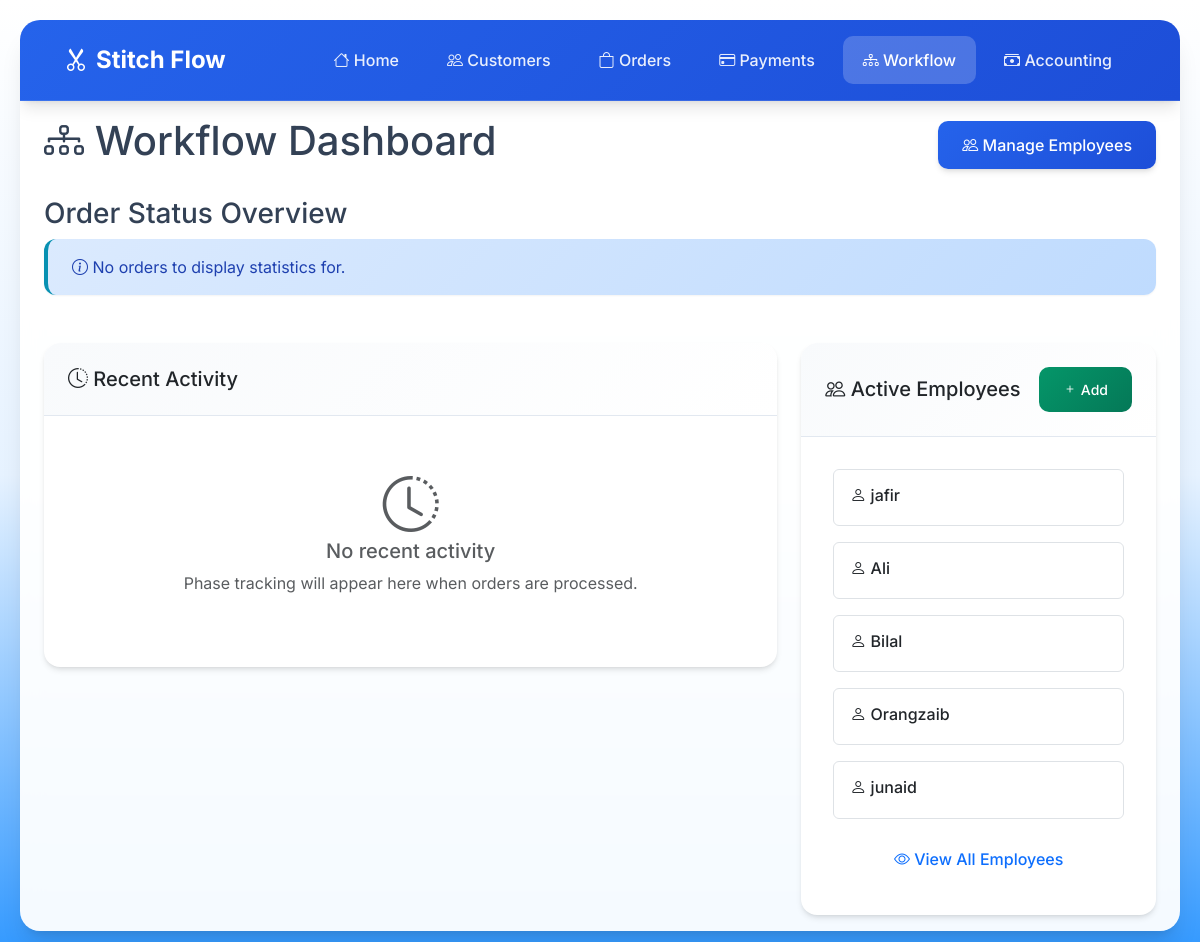
/workflow/, run on the app's committed database.
### workflow/models.py (models this page shows, shortened)
class Employee(models.Model):
    name = models.CharField(max_length=100)
    phone_number = models.CharField(max_length=15, blank=True, null=True)
    specialization = models.CharField(max_length=100, blank=True, null=True)
    is_active = models.BooleanField(default=True)

### workflow/views.py (the view)
# urls.py: path('', views.workflow_dashboard, name='workflow_dashboard'),
def workflow_dashboard(request):
    order_stats = Order.objects.values('status').annotate(count=Count('id'))
    recent_tracking = OrderPhaseTracking.objects.select_related(
        'order', 'order__customer', 'employee'
    ).order_by('-start_time')[:10]
    employees = Employee.objects.filter(is_active=True)
    context = {
        'order_stats': order_stats,
        'recent_tracking': recent_tracking,
        'employees': employees,
    }
    return render(request, 'workflow/dashboard.html', context)

### workflow/templates/workflow/dashboard.html (shortened to what this page needs)
{% extends 'base.html' %}
{% block content %}
<div class="col-12">
    <div class="main-content">
        <div class="d-flex justify-content-between align-items-center mb-4">
            <h1><i class="bi bi-diagram-3"></i> Workflow Dashboard</h1>
            <a href="{% url 'employee_list' %}" class="btn btn-primary">
                <i class="bi bi-people"></i> Manage Employees
            </a>
        </div>
        <div class="row mb-4">
            <div class="col-12">
                <h3>Order Status Overview</h3>
            </div>
            {% for stat in order_stats %}
                <div class="col-md-3 mb-3">
                    <div class="card text-center">
                        <div class="card-body">
                            <span class="badge status-badge status-{{ stat.status }} mb-2" style="font-size: 1rem;">
                                {{ stat.status|title }}
                            </span>
                            <h2 class="card-title">{{ stat.count }}</h2>
                            <p class="card-text">Orders</p>
                        </div>
                    </div>
                </div>
            {% empty %}
                <div class="col-12">
                    <div class="alert alert-info">
                        <i class="bi bi-info-circle"></i> No orders to display statistics for.
                    </div>
                </div>
            {% endfor %}
        </div>
        <div class="row">
            <div class="col-lg-8 mb-4">
                <div class="card">
                    <div class="card-header">
                        <h5 class="mb-0">
                            <i class="bi bi-clock-history"></i> Recent Activity
                        </h5>
                    </div>
                    <div class="card-body">
                        {% if recent_tracking %}
                            <div class="table-responsive">
                                <table class="table table-hover">
                                    <thead>
                                        <tr>
                                            <th>Order</th>
                                            <th>Customer</th>
                                            <th>Phase</th>
                                            <th>Employee</th>
                                            <th>Status</th>
                                            <th>Started</th>
                                        </tr>
                                    </thead>
                                    <tbody>
                                        {% for tracking in recent_tracking %}
                                            <tr>
                                                <td>
                                                    <a href="{% url 'order_detail' tracking.order.pk %}" class="text-decoration-none">
                                                        #{{ tracking.order.order_number }}
                                                    </a>
                                                </td>
                                                <td>{{ tracking.order.customer.name }}</td>
                                                <td>
                                                    <span class="badge status-badge status-{{ tracking.phase }}">
                                                        {{ tracking.get_phase_display }}
                                                    </span>
                                                </td>
                                                <td>
                                                    {% if tracking.employee %}
                                                        <i class="bi bi-person"></i> {{ tracking.employee.name }}
                                                    {% else %}
                                                        <span class="text-muted">Unassigned</span>
                                                    {% endif %}
                                                </td>
                                                <td>
                                                    {% if tracking.is_completed %}
                                                        <span class="badge bg-success">Completed</span>
                                                    {% else %}
                                                        <span class="badge bg-warning">In Progress</span>
                                                    {% endif %}
                                                </td>
                                                <td>{{ tracking.start_time|date:"M d, Y" }}</td>
                                            </tr>
                                        {% endfor %}
                                    </tbody>
                                </table>
                            </div>
                        {% else %}
                            <div class="text-center py-4">
                                <i class="bi bi-clock-history display-4 text-muted"></i>
                                <h5 class="text-muted">No recent activity</h5>
                                <p class="text-muted">Phase tracking will appear here when orders are processed.</p>
                            </div>
                        {% endif %}
                    </div>
                </div>
            </div>
            <div class="col-lg-4">
                <div class="card">
                    <div class="card-header d-flex justify-content-between align-items-center">
                        <h5 class="mb-0">
                            <i class="bi bi-people"></i> Active Employees
                        </h5>
                        <a href="{% url 'employee_create' %}" class="btn btn-sm btn-success">
                            <i class="bi bi-plus"></i> Add
                        </a>
                    </div>
                    <div class="card-body">
                        {% if employees %}
                            {% for employee in employees %}
                                <div class="border rounded p-3 mb-3">
                                    <h6 class="mb-1">
                                        <i class="bi bi-person"></i> {{ employee.name }}
                                    </h6>
                                </div>
                            {% endfor %}
                            <div class="text-center">
                                <a href="{% url 'employee_list' %}" class="btn btn-outline-primary">
                                    <i class="bi bi-eye"></i> View All Employees
                                </a>
                            </div>
                        {% endif %}
                    </div>
                </div>
            </div>
        </div>
    </div>
</div>
{% endblock %}

### templates/base.html (style rules this page uses)
:root { --primary-color: #2563eb; --primary-dark: #1d4ed8; --secondary-color: #64748b; --success-color: #059669; --warning-color: #d97706; --danger-color: #dc2626; --info-color: #0891b2; --light-bg: #f8fafc; --dark-bg: #1e293b; --border-color: #e2e8f0; --shadow-sm: 0 1px 2px 0 rgb(0 0 0 / 0.05); --shadow-md: 0 4px 6px -1px rgb(0 0 0 / 0.1), 0 2px 4px -2px rgb(0 0 0 / 0.1); --shadow-lg: 0 10px 15px -3px rgb(0 0 0 / 0.1), 0 4px 6px -4px rgb(0 0 0 / 0.1); --shadow-xl: 0 20px 25px -5px rgb(0 0 0 / 0.1), 0 8px 10px -6px rgb(0 0 0 / 0.1); }
* { margin: 0; padding: 0; box-sizing: border-box; }
body { font-family: 'Inter', sans-serif; background: linear-gradient(to bottom, #ffffff, #e6f2ff, #3399ff); min-height: 100vh; color: #334155; }
.card { border: none; border-radius: 16px; box-shadow: var(--shadow-md); transition: all 0.3s ease; background: white; overflow: hidden; }
.card-header { background: linear-gradient(135deg, var(--light-bg) 0%, #ffffff 100%); border-bottom: 1px solid var(--border-color); padding: 1.5rem; border-radius: 16px 16px 0 0 !important; }
.card-body { padding: 2rem; }
.btn { border-radius: 10px; font-weight: 500; padding: 0.75rem 1.5rem; transition: all 0.3s ease; border: none; position: relative; overflow: hidden; }
.btn::before { content: ''; position: absolute; top: 0; left: -100%; width: 100%; height: 100%; background: linear-gradient(90deg, transparent, rgba(255, 255, 255, 0.2), transparent); transition: left 0.5s; }
.btn-primary { background: linear-gradient(135deg, var(--primary-color) 0%, var(--primary-dark) 100%); box-shadow: var(--shadow-md); }
.btn-success { background: linear-gradient(135deg, var(--success-color) 0%, #047857 100%); }
.alert { border: none; border-radius: 12px; padding: 1rem 1.5rem; margin-bottom: 1.5rem; box-shadow: var(--shadow-sm); }
.alert-info { background: linear-gradient(135deg, #dbeafe 0%, #bfdbfe 100%); color: #1e40af; border-left: 4px solid var(--info-color); }

### data on the page
Employee: name "jafir"
Employee: name "Ali"
Employee: name "Bilal"
Employee: name "Orangzaib"
Employee: name "junaid"
